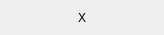
<?xml version="1.0" encoding="UTF-8"?>
<ui version="4.0">
 <class>Tipwh</class>
 <widget class="QWidget" name="Tipwh">
  <property name="geometry">
   <rect>
    <x>0</x>
    <y>0</y>
    <width>164</width>
    <height>35</height>
   </rect>
  </property>
  <property name="windowTitle">
   <string>Form</string>
  </property>
  <layout class="QGridLayout" name="gridLayout">
   <property name="leftMargin">
    <number>0</number>
   </property>
   <property name="topMargin">
    <number>0</number>
   </property>
   <property name="rightMargin">
    <number>0</number>
   </property>
   <property name="bottomMargin">
    <number>0</number>
   </property>
   <property name="spacing">
    <number>0</number>
   </property>
   <item row="0" column="0">
    <layout class="QHBoxLayout" name="horizontalLayout" stretch="6,1,6">
     <property name="spacing">
      <number>0</number>
     </property>
     <item>
      <widget class="QLabel" name="lwidth">
       <property name="text">
        <string/>
       </property>
       <property name="alignment">
        <set>Qt::AlignCenter</set>
       </property>
      </widget>
     </item>
     <item>
      <widget class="QLabel" name="label_2">
       <property name="text">
        <string>X</string>
       </property>
       <property name="alignment">
        <set>Qt::AlignCenter</set>
       </property>
      </widget>
     </item>
     <item>
      <widget class="QLabel" name="lheight">
       <property name="text">
        <string/>
       </property>
       <property name="alignment">
        <set>Qt::AlignCenter</set>
       </property>
      </widget>
     </item>
    </layout>
   </item>
  </layout>
 </widget>
 <resources/>
 <connections/>
</ui>
